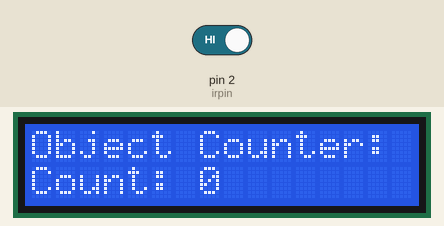
A sketch run on a simulated Arduino Uno, built with avr-gcc and run on an emulated ATmega328P. Parts: 16×2 character LCD. The inputs (shaded band) are chosen by the test bench; at power-on: pin 2 (irpin) HIGH. What the sketch prints to the serial monitor is not drawn.

Above: at 1.2 s.
1.3 s: pin 2 (irpin) driven LOW
At 1.46 s:
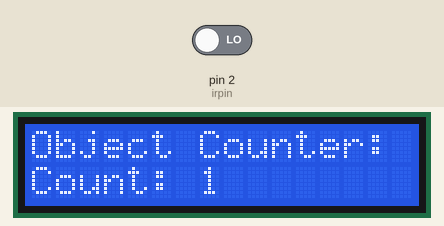
At 2.07 s:
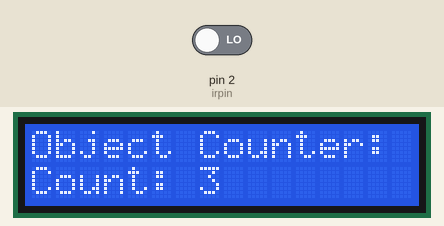
Timing chart, 0 to 4.3 s (numbered marks = the images above; inputs shaded):
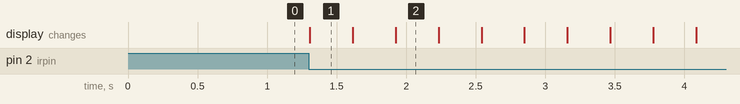

Measured:
- after the input at 1.3 s, the display: changes at once (image 1)

The sketch:

code.ino
```cpp
#include <LiquidCrystal_I2C.h>
#include <Wire.h>
LiquidCrystal_I2C lcd(0x27,  16, 2);
const int irpin=2;
int count=0;
void setup()
{
  pinMode(irpin,INPUT);
  lcd.init();
  lcd.backlight();
  lcd.clear();
  lcd.setCursor(0,0);
  lcd.print("Object Counter:");
  lcd.setCursor(0,1);
  lcd.print("Count: 0");
  Serial.begin(9600);
}
void loop()
{
  int sensorstate=digitalRead(irpin);
  if(sensorstate == LOW)
  {
    count++;
    lcd.setCursor(0,1);
    lcd.print("Count:");
    lcd.setCursor(7,1);
    lcd.print(count);
    Serial.println("Count:");
    Serial.println(count);
    delay(300);
  }
}
```
